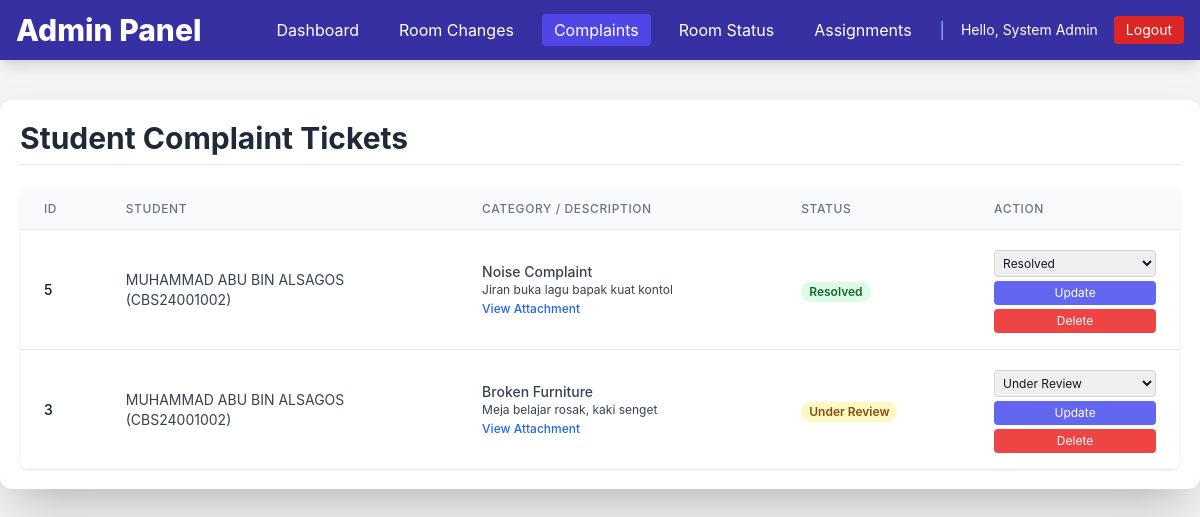
The page /admin_complaint_tickets.php (signed in) on the database as committed earlier.
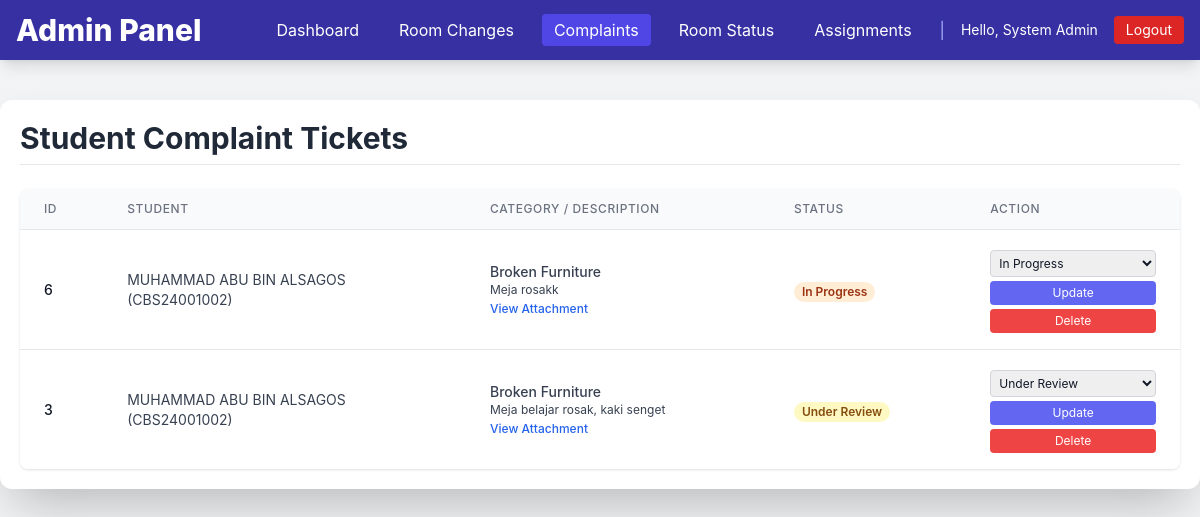
The same page on the database as committed later.
### tables this page shows
CREATE TABLE `tickets` (
  `ticket_id` int(11) NOT NULL,
  `student_id` varchar(50) NOT NULL,
  `category` varchar(100) DEFAULT NULL,
  `description` text DEFAULT NULL,
  `attachment_path` varchar(255) DEFAULT NULL,
  `status` varchar(20) DEFAULT 'Open',
  `created_at` timestamp NOT NULL DEFAULT current_timestamp(),
  `updated_at` timestamp NOT NULL DEFAULT current_timestamp() ON UPDATE current_timestamp()
);

CREATE TABLE `users` (
  `student_id` varchar(50) NOT NULL,
  `full_name` varchar(200) NOT NULL,
  `email` varchar(255) NOT NULL,
  `phone` varchar(30) DEFAULT NULL,
  `password` varchar(255) NOT NULL,
  `role` varchar(20) NOT NULL,
  `gender` varchar(10) DEFAULT NULL,
  `created_at` timestamp NOT NULL DEFAULT current_timestamp(),
  `updated_at` timestamp NOT NULL DEFAULT current_timestamp() ON UPDATE current_timestamp()
);

### conn.php (called while the page is built, shortened)
<?php
$host = 'localhost';
$user = 'root';
$pass = '';
$dbname = 'hostel';
$conn = new mysqli($host, $user, $pass, $dbname);
function getAllComplaints() {
    global $conn;
    $query = "SELECT t.ticket_id, t.student_id, t.category, t.description, t.attachment_path, t.created_at, t.status, u.full_name
              FROM tickets t
              JOIN users u ON t.student_id = u.student_id
              WHERE t.category != 'Room Change'
              ORDER BY t.created_at DESC";
    $result = $conn->query($query);
    $data = [];
    if ($result) {
        while ($row = $result->fetch_assoc()) {
            $data[] = $row;
        }
    }
    return $data;
}
?>

### admin_complaint_tickets.php (the view, shortened to what this page needs)
<?php
require_once 'conn.php';
$all_complaints = getAllComplaints();
$status_options = ['Open', 'Under Review', 'In Progress', 'Resolved', 'Unresolved'];
?>
<!DOCTYPE html>
<html lang="en">
<head>
    <script src="https://cdn.tailwindcss.com"></script>
</head>
<body class="bg-gray-100 text-gray-900 m-0 p-0">
    <?php include 'admin_nav.php'; ?>
    <div class="max-w-7xl mx-auto my-10 p-5 bg-white rounded-xl shadow-2xl">
        <h2 class="text-3xl font-bold text-gray-800 mb-6 border-b pb-2">Student Complaint Tickets</h2>
        <div class="overflow-x-auto bg-white rounded-lg shadow">
            <table class="min-w-full divide-y divide-gray-200">
                <thead class="bg-gray-50">
                    <tr>
                        <th class="px-6 py-3 text-left text-xs font-medium text-gray-500 uppercase tracking-wider">ID</th>
                        <th class="px-6 py-3 text-left text-xs font-medium text-gray-500 uppercase tracking-wider">Student</th>
                        <th class="px-6 py-3 text-left text-xs font-medium text-gray-500 uppercase tracking-wider">Category / Description</th>
                        <th class="px-6 py-3 text-left text-xs font-medium text-gray-500 uppercase tracking-wider">Status</th>
                        <th class="px-6 py-3 text-left text-xs font-medium text-gray-500 uppercase tracking-wider">Action</th>
                    </tr>
                </thead>
                <tbody class="bg-white divide-y divide-gray-200">
                    <?php foreach ($all_complaints as $ticket): ?>
                        <tr>
                            <td class="px-6 py-4 whitespace-nowrap text-sm font-medium text-gray-900"><?php echo htmlspecialchars($ticket['ticket_id']); ?></td>
                            <td class="px-6 py-4 whitespace-nowrap text-sm text-gray-700">
                                <?php echo htmlspecialchars($ticket['full_name']); ?><br>(<?php echo htmlspecialchars($ticket['student_id']); ?>)
                            </td>
                            <td class="px-6 py-4 text-sm text-gray-700 max-w-md">
                                <p class="font-medium"><?php echo htmlspecialchars($ticket['category']); ?></p>
                                <p class="text-xs max-w-xs truncate"><?php echo htmlspecialchars($ticket['description']); ?></p>
                                <?php if ($ticket['attachment_path']): ?>
                                    <a href="<?php echo htmlspecialchars($ticket['attachment_path']); ?>" target="_blank" class="text-xs text-blue-600 font-medium hover:underline">
                                        View Attachment
                                    </a>
                                <?php endif; ?>
                            </td>
                            <td class="px-6 py-4 whitespace-nowrap">
                                <span class="px-2 inline-flex text-xs leading-5 font-semibold rounded-full
                                    <?php
                                        if ($ticket['status'] === 'Open') echo 'bg-blue-100 text-blue-800';
                                        elseif ($ticket['status'] === 'Under Review') echo 'bg-yellow-100 text-yellow-800';
                                        elseif ($ticket['status'] === 'In Progress') echo 'bg-orange-100 text-orange-800';
                                        elseif ($ticket['status'] === 'Resolved') echo 'bg-green-100 text-green-800';
                                        else echo 'bg-red-100 text-red-800';
                                    ?>">
                                    <?php echo htmlspecialchars($ticket['status']); ?>
                                </span>
                            </td>
                            <td class="px-6 py-4 whitespace-nowrap text-sm space-y-1">
                                <form method="post" action="admin_complaint_tickets.php" class="flex flex-col space-y-1">
                                    <select name="status" class="p-1 border border-gray-300 rounded text-xs">
                                        <?php foreach ($status_options as $status): ?>
                                            <option value="<?php echo $status; ?>" <?php echo ($ticket['status'] === $status) ? 'selected' : ''; ?>>
                                                <?php echo $status; ?>
                                            </option>
                                        <?php endforeach; ?>
                                    </select>
                                    <button type="submit" class="bg-indigo-500 text-white text-xs py-1 rounded hover:bg-indigo-600 transition">Update</button>
                                </form>
                                <a href="admin_complaint_tickets.php?action=delete&ticket_id=<?php echo $ticket['ticket_id']; ?>"
                                   onclick="return confirm('Are you sure you want to permanently delete Ticket #<?php echo $ticket['ticket_id']; ?>?')"
                                   class="block text-center bg-red-500 text-white text-xs py-1 rounded hover:bg-red-600 transition">
                                    Delete
                                </a>
                            </td>
                        </tr>
                    <?php endforeach; ?>
                </tbody>
            </table>
        </div>
    </div>
</body>
</html>

### admin_nav.php
<?php
$current_page = basename($_SERVER['PHP_SELF']);
?>
<header class="bg-indigo-800 text-white py-3 px-4 shadow-lg">
    <div class="max-w-7xl mx-auto flex items-center justify-between">
        <h1 class="text-3xl font-extrabold m-0">Admin Panel</h1>
        <nav class="flex items-center space-x-4">
            <a href="admin_dashboard.php" class="py-1 px-3 rounded <?php echo ($current_page == 'admin_dashboard.php') ? 'bg-indigo-600' : 'hover:bg-indigo-700'; ?>">Dashboard</a>
            <a href="admin_change_requests.php" class="py-1 px-3 rounded <?php echo ($current_page == 'admin_change_requests.php') ? 'bg-indigo-600' : 'hover:bg-indigo-700'; ?>">Room Changes</a>
            <a href="admin_complaint_tickets.php" class="py-1 px-3 rounded <?php echo ($current_page == 'admin_complaint_tickets.php') ? 'bg-indigo-600' : 'hover:bg-indigo-700'; ?>">Complaints</a>
            <a href="admin_room_status.php" class="py-1 px-3 rounded <?php echo ($current_page == 'admin_room_status.php') ? 'bg-indigo-600' : 'hover:bg-indigo-700'; ?>">Room Status</a>
            <a href="admin_assignment_records.php" class="py-1 px-3 rounded <?php echo ($current_page == 'admin_assignment_records.php') ? 'bg-indigo-600' : 'hover:bg-indigo-700'; ?>">Assignments</a>
            <span class="text-indigo-300">|</span>
            <span class="text-sm">Hello, <?php echo htmlspecialchars($_SESSION['full_name'] ?? 'Admin'); ?></span>
            <a href="logout.php" class="text-sm py-1 px-3 rounded bg-red-600 hover:bg-red-700">Logout</a>
        </nav>
    </div>
</header>

### admin_complaint_tickets.php (style rules this page uses)
body { font-family: 'Inter', system-ui, sans-serif; }

Rows that differ between the two databases and show on the page:
removed tickets: ticket_id "5", student.full_name "MUHAMMAD ABU BIN ALSAGOS", student "CBS24001002", category "Noise Complaint", description "Jiran buka lagu bapak kuat kontol", status "Resolved"
added tickets: ticket_id "6", student.full_name "MUHAMMAD ABU BIN ALSAGOS", student "CBS24001002", category "Broken Furniture", description "Meja rosakk", status "In Progress"
